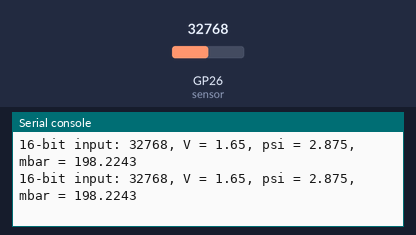
A program run on a simulated Raspberry Pi Pico running MicroPython. Shown: the last lines printed to the serial console. The test bench sets the inputs (shaded band); at power-on: GP26 (sensor) = 32768 (analog values on the 0–65535 scale).

Above: at 1.2 s.
1.3 s: GP26 (sensor) set to 45874
At 2.6 s:
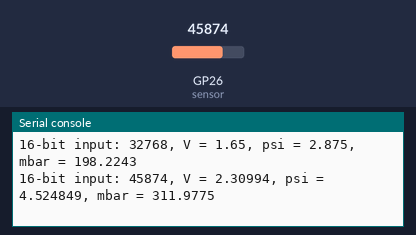
2.8 s: GP26 (sensor) set to 57670
At 3.8 s:
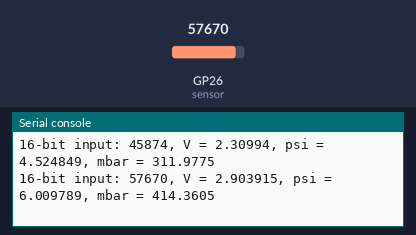
Timing chart, 0 to 5.8 s (numbered marks = the images above; inputs shaded):
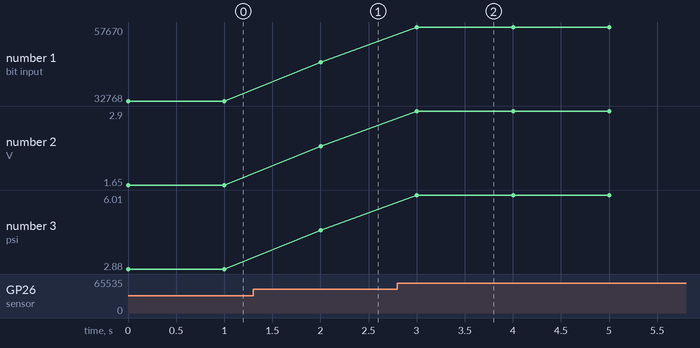

Measured:
- after the input at 1.3 s, the serial console: prints a new line after 0.70 s (image 1)
- after the input at 2.8 s, the serial console: prints a new line after 0.20 s (image 2)
- plotted number 1: 32768 → 45874 after the input at 1.3 s, 45874 → 57670 after the input at 2.8 s
- plotted number 2: 1.65 → 2.31 after the input at 1.3 s, 2.31 → 2.9 after the input at 2.8 s
- plotted number 3: 2.88 → 4.52 after the input at 1.3 s, 4.52 → 6.01 after the input at 2.8 s

The program:

main.py
```python
from machine import Pin, ADC
from time import sleep

sensor = ADC(26)   # GP26 -> A0
v_in = 3.3         # input voltage / V

while True:
    sensorVal = sensor.read_u16()    # read analog input (will come as an unsigned 16-bit integer, which ranges from 0-65535 !)
    voltage = sensorVal*v_in/65536   # convert the input signal to a voltage, assuming the pico is powered with v_in
    p_psi = 2.5*voltage - 1.25       # convert the voltage to a pressure (psi)
    p_mbar = 68.9476*p_psi           # convert the pressure from psi to mbar

    print(f'16-bit input: {sensorVal}, V = {voltage}, psi = {p_psi}, mbar = {p_mbar}')

    sleep(1)  # sleep 1s
```
